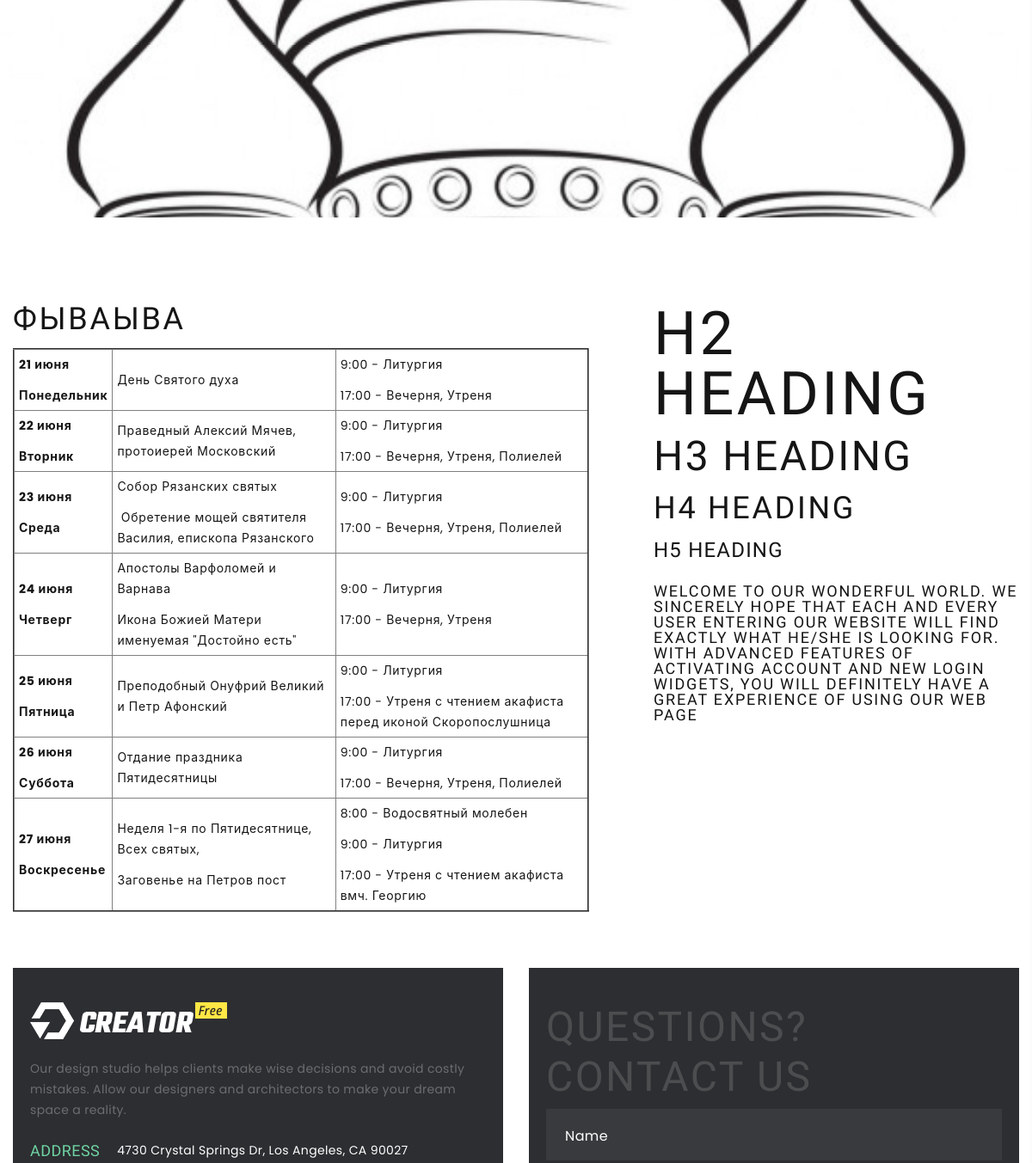
The page /8/ (middle part) on the database as committed earlier.
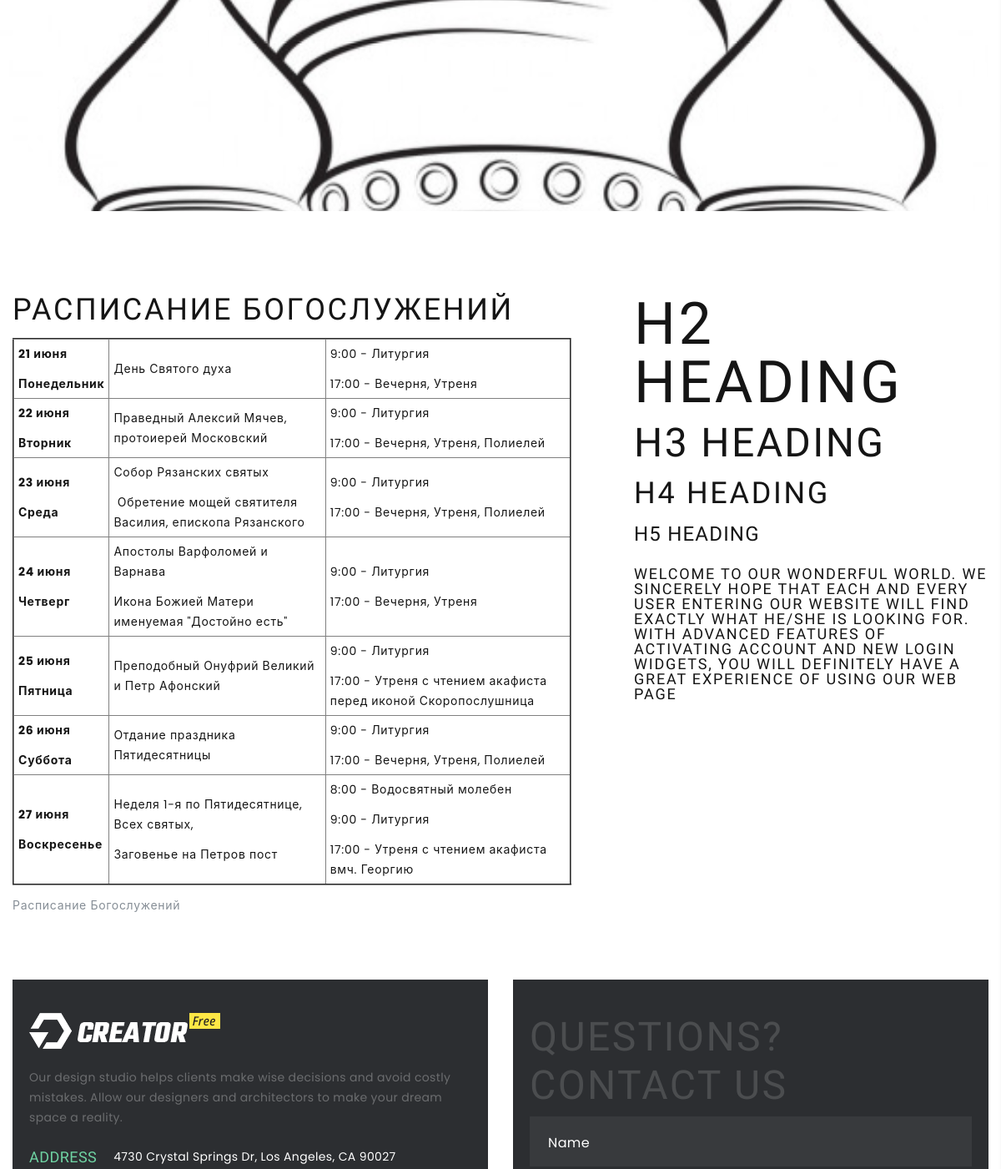
The same page on the database as committed later.
### main/models.py (models this page shows, shortened)
class News(models.Model):
    title = models.CharField("Заголовок", max_length=150)
    picture = models.ImageField("Картинка", upload_to="media/%Y/%m/%d/")
    content = models.TextField("Контент")
    date = models.DateField("Дата")
    is_published = models.BooleanField("Опубликовать", default=True)
    class Meta:
        verbose_name = "Новость"
        verbose_name_plural = "Новости"
        ordering = ['-date', 'is_published']

### main/views.py (the view)
# urls.py: path('<int:id>/', views.post_detail, name="post_detail"),
def post_detail(request, id):
    post = get_object_or_404(News, pk=id)
    return render(request, "main/post_detail.html", {"post": post})

### main/templates/main/post_detail.html (shortened to what this page needs)
{% extends 'base.html' %}
{% load static %}
{% load thumbnail %}
{% block body %}
    <section class="breadcrumbs-custom-inset">
        <div class="breadcrumbs-custom context-dark bg-overlay-33">
            <div class="container"
                 style="height: 25rem"
            >
            </div>
            {% thumbnail post.picture "x900" crop="center" quality=70 as im %}
                <div class="my-detail" style="background-image: url({{ im.url }});"></div>
            {% endthumbnail %}
        </div>
    </section>
    <section class="section section-sm section-first bg-default text-left">
        <div class="container">
            <div class="row row-40 flex-lg-row-reverse justify-content-xl-between">
                <div class="col-xl-5 d-none d-xl-block">
                    <div class="offset-left-xl-45">
                        <h2>H2 Heading</h2>
                        <h3>H3 Heading</h3>
                        <h4>H4 Heading</h4>
                        <h5>H5 Heading</h5>
                        <h6>Welcome to our wonderful world. We sincerely hope that each and every user entering our
                            website will find exactly what he/she is looking for. With advanced features of
                            activating account and new login widgets, you will definitely have a great experience of
                            using our web page</h6>
                    </div>
                </div>
                <div class="col-xl-7">
                    <ul class="list-xl box-typography">
                        <li>
                            <h4>{{ post.title }}</h4>
                            <p>{{ post.content|safe }}</p>
                        </li>
                    </ul>
                </div>
            </div>
        </div>
    </section>
    {% include 'includes/footer.html' %}
{% endblock %}

### templates/base.html (shortened to what this page needs)
{% load static %}
<!DOCTYPE html>
<html class="wide wow-animation" lang="en">
<head>
    <link rel="stylesheet" href="{% static 'css/bootstrap.css' %}">
    <link rel="stylesheet" href="{% static 'css/fonts.css' %}">
    <link rel="stylesheet" href="{% static 'css/style.css' %}">
    <link rel="stylesheet" href="{% static 'css/mystyle.css' %}">
</head>
<body>
<div class="page">
    {% block body %}
    {% endblock %}
</div>
</body>
</html>

### templates/includes/footer.html (shortened to what this page needs)
{% load static %}
<footer class="section section-fluid footer-classic">
    <div class="container-fluid">
        <div class="row row-30 justify-content-center">
            <div class="col-md-10 col-lg-12 col-xl-6 wow fadeInRight">
                <div class="box-footer box-footer-small">
                    <div class="footer-brand"><a href="{% url 'index' %}"><img
                            src="{% static 'images/logo-inverse-229x43.png' %}" alt="" width="229" height="43"/></a>
                    </div>
                    <p class="text-width-medium">Our design studio helps clients make wise decisions and avoid
                        costly mistakes. Allow our designers and architectors to make your dream space a
                        reality.</p>
                    <div class="contact-classic">
                        <div class="contact-classic-item">
                            <div class="unit align-items-center">
                                <div class="unit-left">
                                    <h6 class="contact-classic-title">Address</h6>
                                </div>
                                <div class="unit-body contact-classic-link"><a href="#">4730 Crystal Springs Dr, Los
                                    Angeles, CA 90027</a></div>
                            </div>
                        </div>
                    </div>
                </div>
            </div>
            <div class="col-md-10 col-lg-12 col-xl-6 wow fadeInRight" data-wow-delay=".1s">
                <div class="box-footer">
                    <h3 class="font-weight-normal">Questions? Contact Us</h3>
                    <form class="rd-form rd-mailform" data-form-output="form-output-global" data-form-type="contact"
                          method="post" action="bat/rd-mailform.php">
                        <div class="form-wrap">
                            <input class="form-input" id="contact-name-6" type="text" name="name"
                                   data-constraints="@Required"/>
                            <label class="form-label" for="contact-name-6">Name</label>
                        </div>
                    </form>
                </div>
            </div>
        </div>
    </div>
</footer>

Rows that differ between the two databases and show on the page:
changed News: title "ФЫВАЫВА" → "РАСПИСАНИЕ БОГОСЛУЖЕНИЙ"; content "21 июня Понедельник День…" → "Расписание Богослужений 21 июня Понедельник День…"
